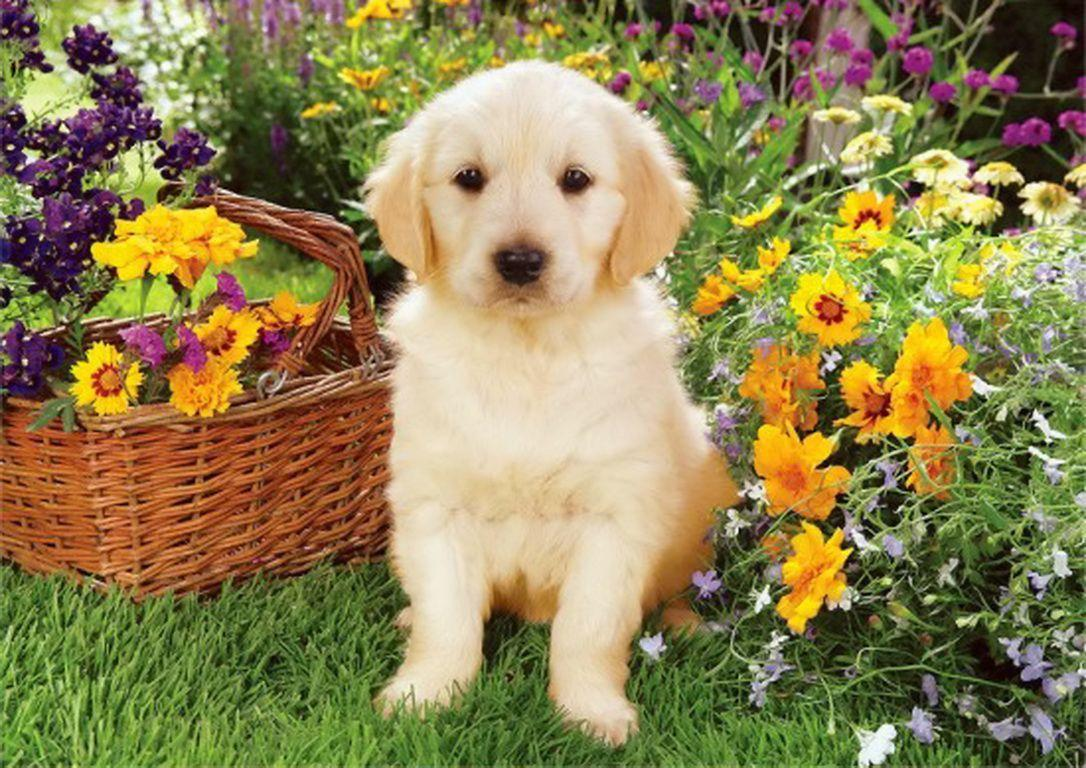
#> input picture Lab Task 5/1. Image Processing and Enhancement/dog.jpg, 1086 x 768 px
$ jupyter execute 'Image Translation.ipynb'
#> lines starting #> are read from the running program, lines starting #| are printed output that depends on the picture
[cell 1]
import cv2
import numpy as np

image = cv2.imread('dog.jpg')
#> image is the input picture: shape (768, 1086, 3); mean B, G, R 80.9, 129.9, 141.4

if image is None:
    print("Error: Image not found!")
    exit()

height, width = image.shape[:2]
#> height = 768; width = 1086
quarter_height, quarter_width = height / 4, width / 4
#> quarter_height = 192; quarter_width = 271.5

T = np.float32([[1, 0, quarter_width],
                [0, 1, quarter_height]])
#> T = [[1, 0, 271.5], [0, 1, 192]]

img_translation = cv2.warpAffine(image, T, (width, height))
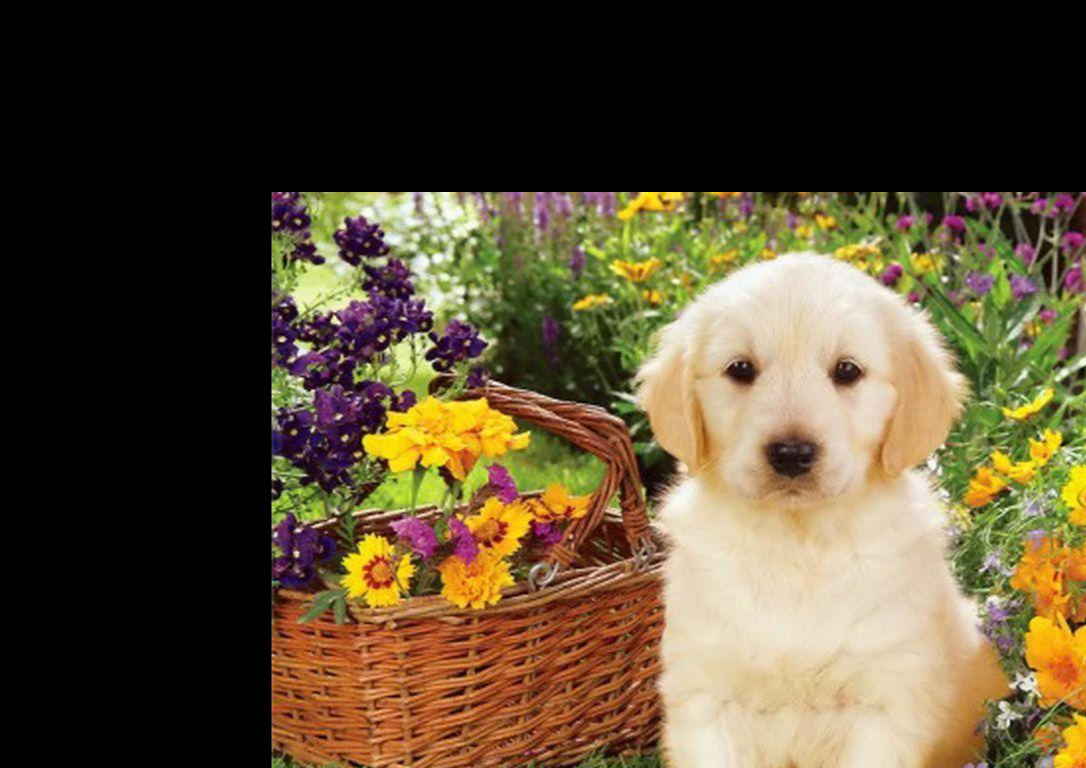
#> img_translation: shape (768, 1086, 3); mean B, G, R 51.7, 76.9, 90.8

cv2.imshow("Original Image", image)
cv2.imshow("Translated Image", img_translation)

cv2.waitKey(0)
cv2.destroyAllWindows()

[cell 2]
import cv2
import numpy as np
import matplotlib.pyplot as plt

img = cv2.imread('dog.jpg')
rows, cols, _ = img.shape
#> rows = 768; cols = 1086

M_left = np.float32([[1, 0, -50], [0, 1, 0]])
M_right = np.float32([[1, 0, 50], [0, 1, 0]])
M_top = np.float32([[1, 0, 0], [0, 1, 50]])
M_bottom = np.float32([[1, 0, 0], [0, 1, -50]])

img_left = cv2.warpAffine(img, M_left, (cols, rows))
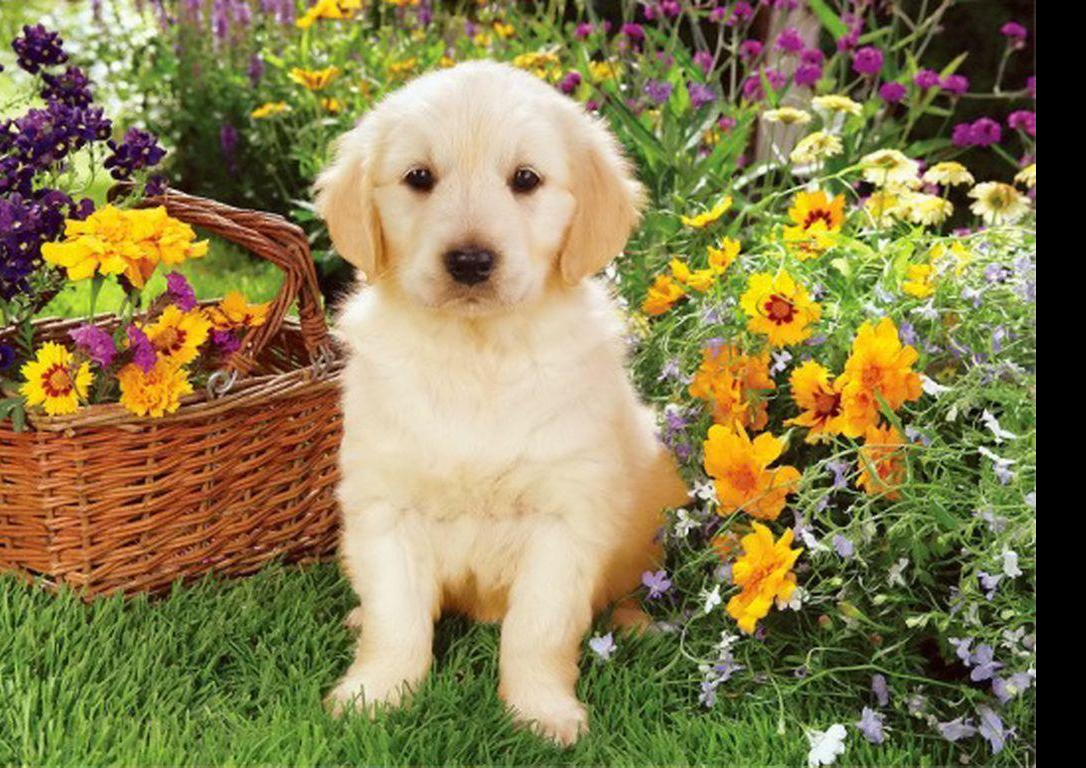
#> img_left: shape (768, 1086, 3); mean B, G, R 78, 125.3, 136.2
img_right = cv2.warpAffine(img, M_right, (cols, rows))
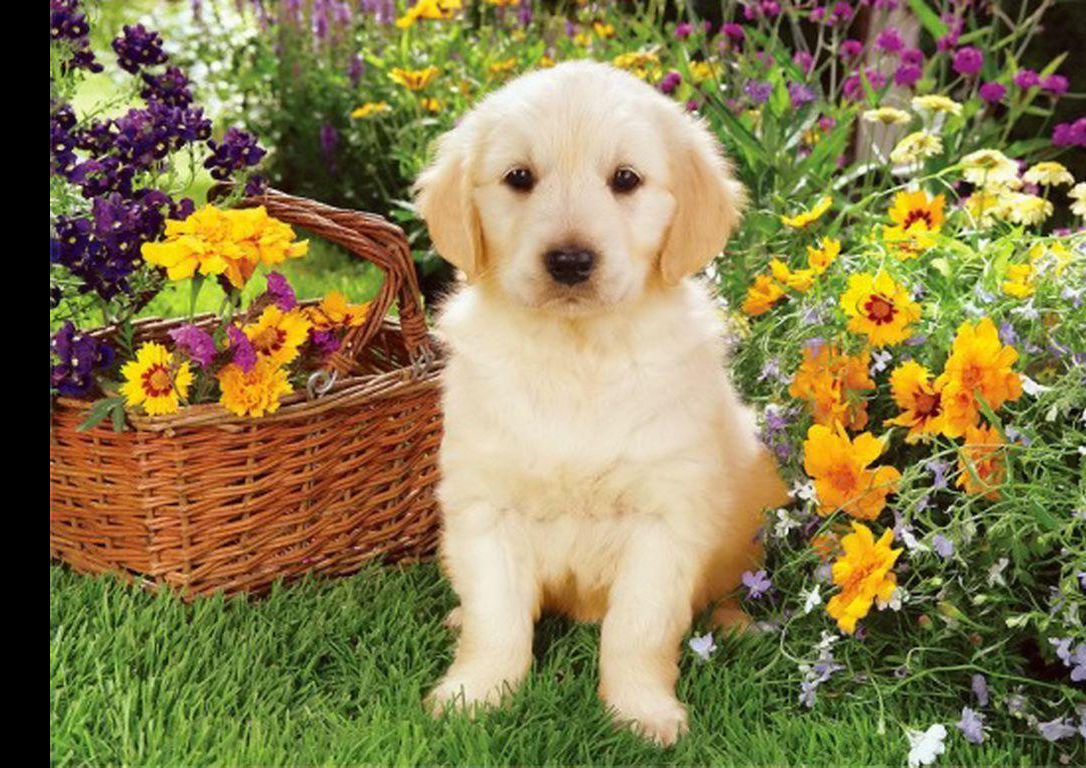
#> img_right: shape (768, 1086, 3); mean B, G, R 77, 124.5, 136.2
img_top = cv2.warpAffine(img, M_top, (cols, rows))
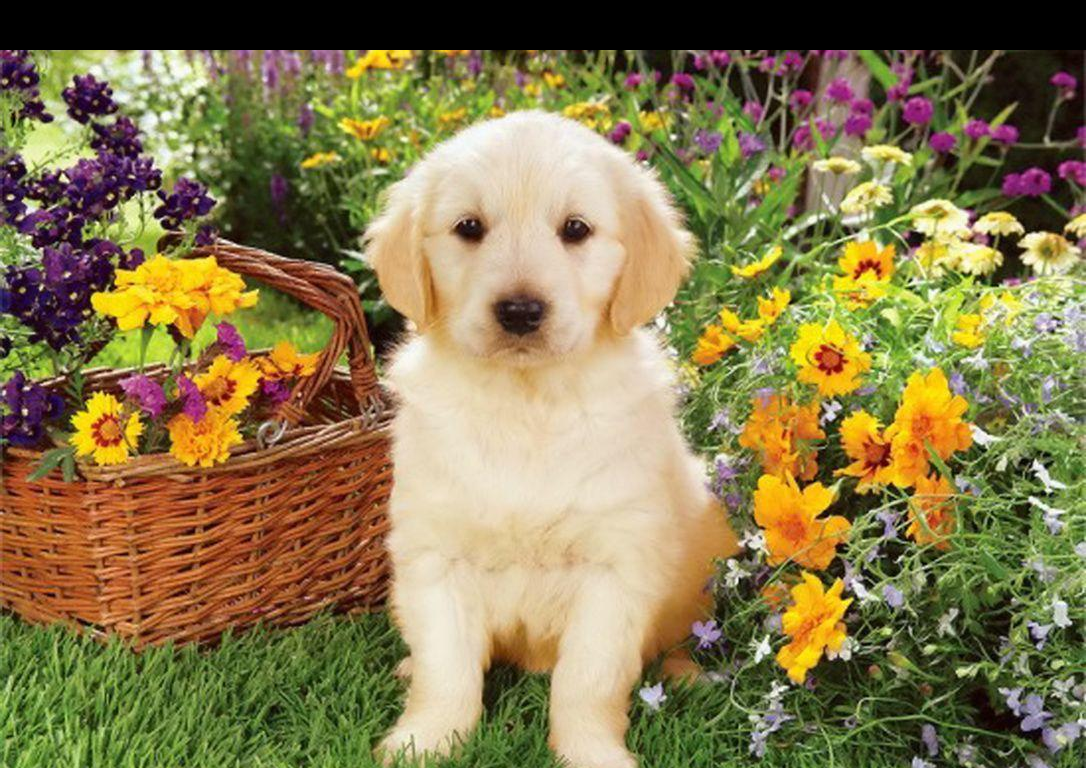
#> img_top: shape (768, 1086, 3); mean B, G, R 77, 121.8, 135.2
img_bottom = cv2.warpAffine(img, M_bottom, (cols, rows))
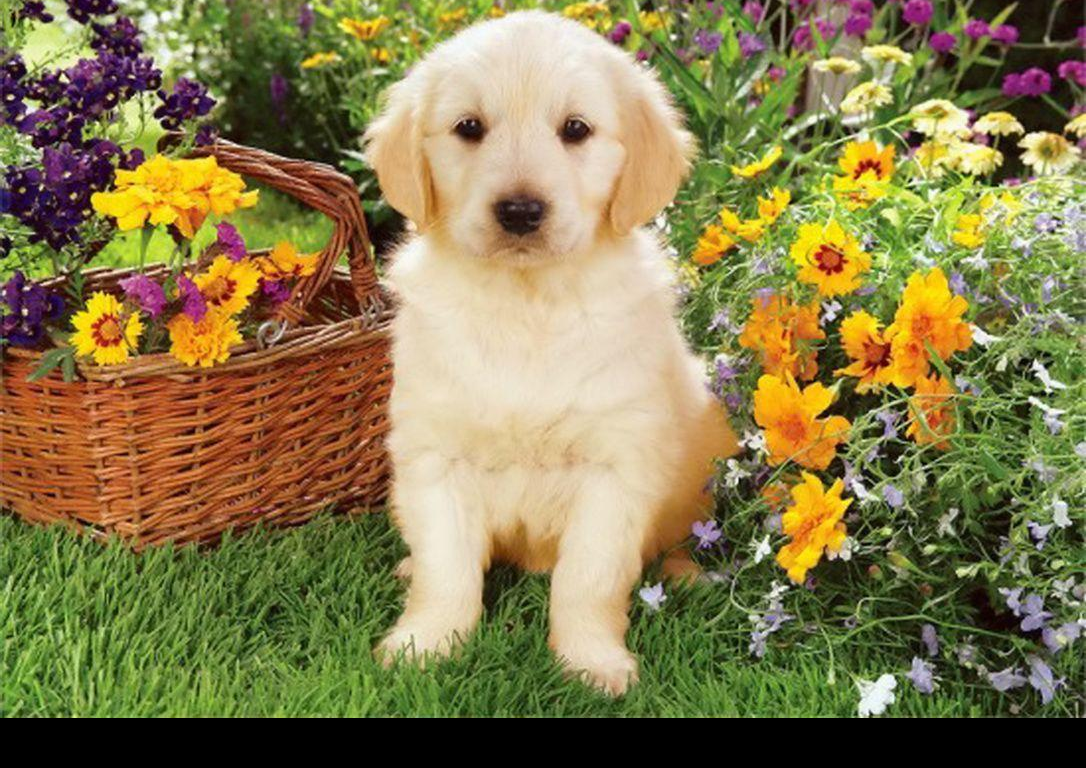
#> img_bottom: shape (768, 1086, 3); mean B, G, R 76, 122.9, 133.7

plt.subplot(221), plt.imshow(img_left), plt.title('Left')
plt.subplot(222), plt.imshow(img_right), plt.title('Right')
plt.subplot(223), plt.imshow(img_top), plt.title('Top')
plt.subplot(224), plt.imshow(img_bottom), plt.title('Bottom')
plt.show()
#> figure, not shown here; B, G, R data is drawn as R, G, B

$ run again, with Lab Task 5/1. Image Processing and Enhancement/4.jpg copied over Lab Task 5/1. Image Processing and Enhancement/dog.jpg
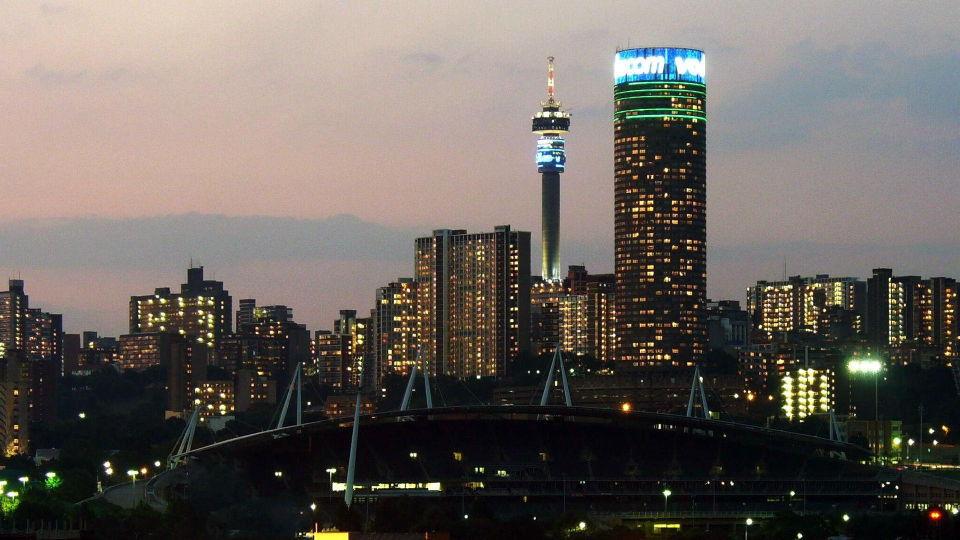
#> input picture Lab Task 5/1. Image Processing and Enhancement/4.jpg, 1920 x 1080 px (shown at 1/2 size)
#> image is the input picture: shape (1080, 1920, 3); mean B, G, R 93.3, 98.8, 105.2
#> `img_translation = cv2.warpAffine(image, T, (width, height))`:
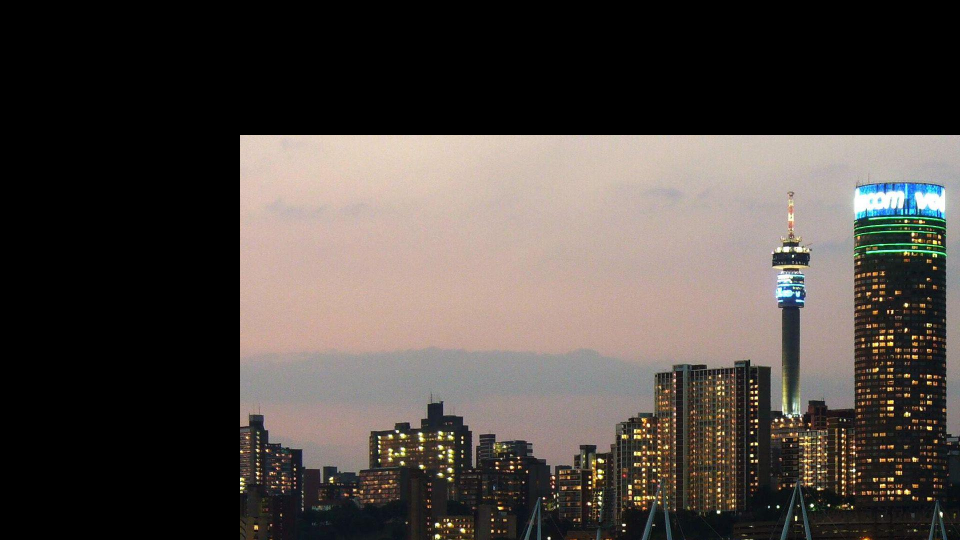
#> img_translation: shape (1080, 1920, 3) (shown at 1/2 size); mean B, G, R 66.7, 70.9, 77.6
#> `img_bottom = cv2.warpAffine(img, M_bottom, (cols, rows))`:
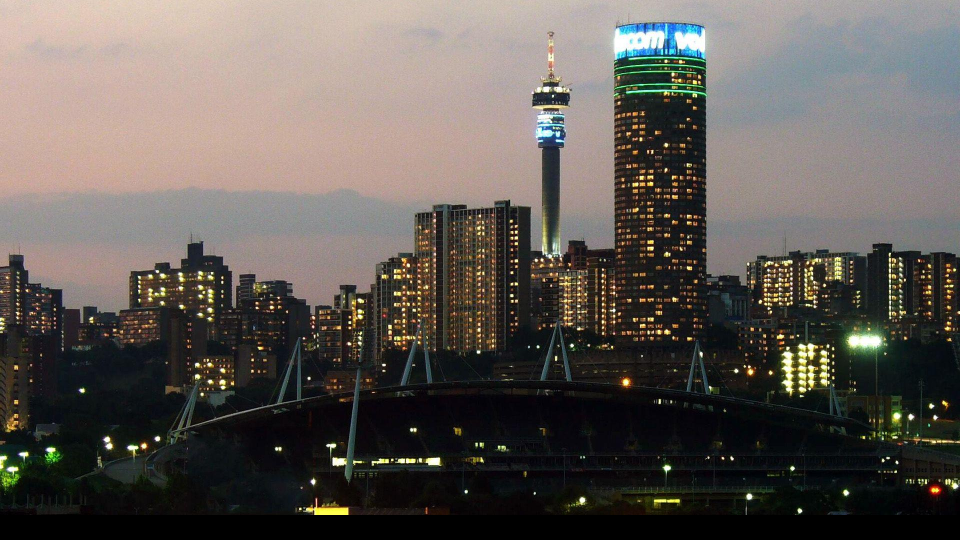
#> img_bottom: shape (1080, 1920, 3) (shown at 1/2 size); mean B, G, R 84.8, 89.9, 95.7

$ run again, with Lab Task 5/1. Image Processing and Enhancement/6.jpg copied over Lab Task 5/1. Image Processing and Enhancement/dog.jpg
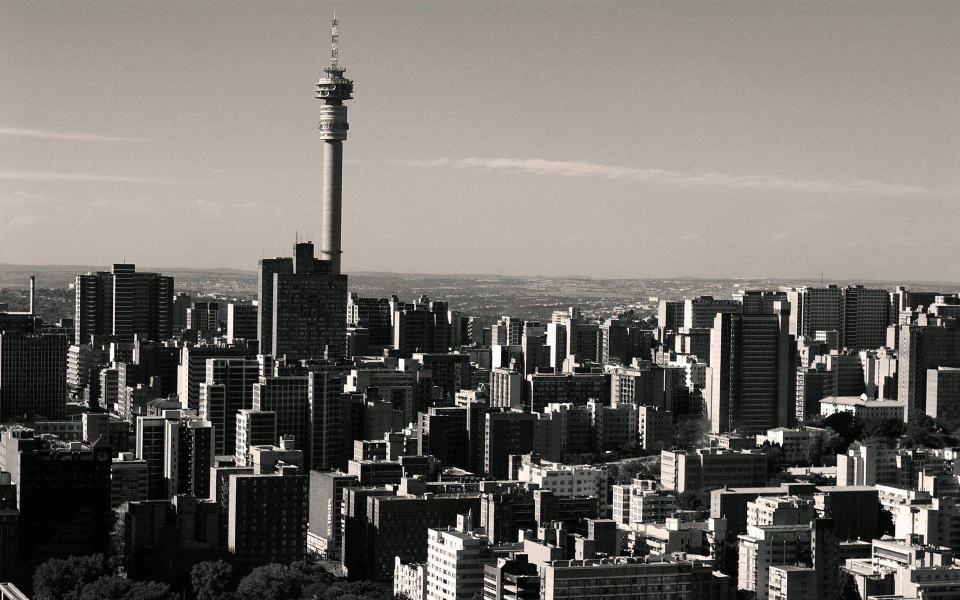
#> input picture Lab Task 5/1. Image Processing and Enhancement/6.jpg, 1920 x 1200 px (shown at 1/2 size)
#> image is the input picture: shape (1200, 1920, 3); mean B, G, R 106.7, 111, 115.3
#> `img_translation = cv2.warpAffine(image, T, (width, height))`:
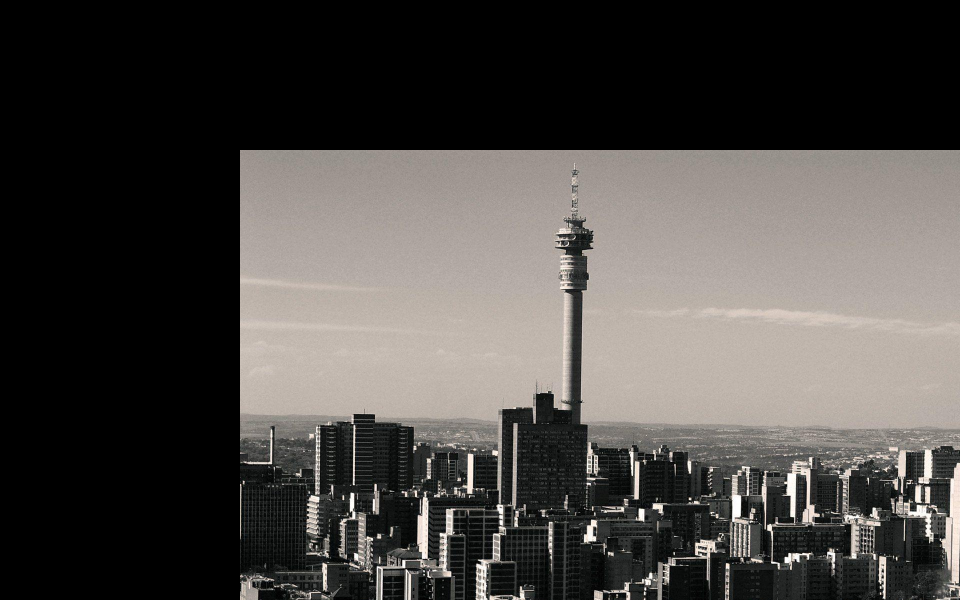
#> img_translation: shape (1200, 1920, 3) (shown at 1/2 size); mean B, G, R 68.9, 71.8, 74.9
#> `img_bottom = cv2.warpAffine(img, M_bottom, (cols, rows))`:
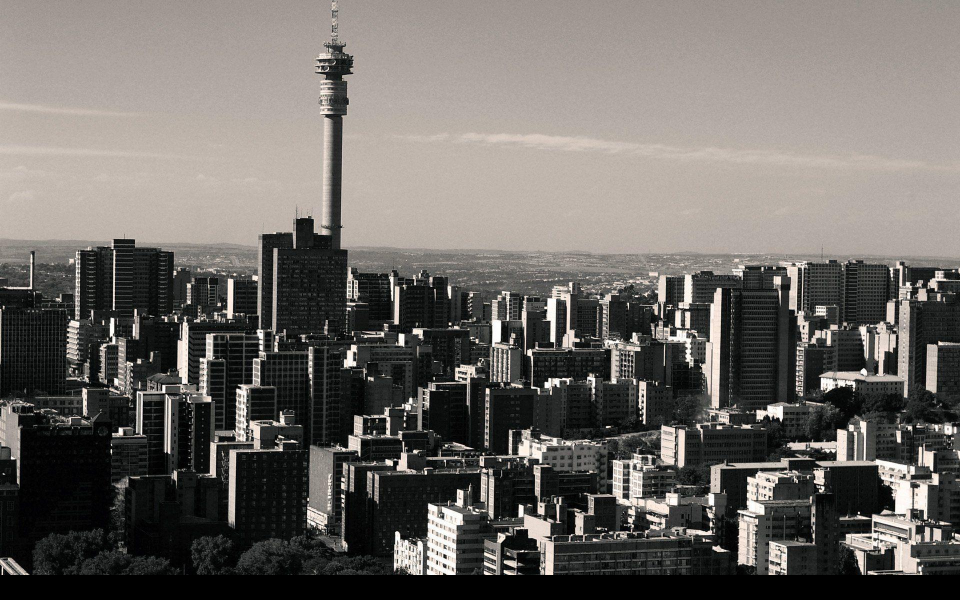
#> img_bottom: shape (1200, 1920, 3) (shown at 1/2 size); mean B, G, R 100.8, 105, 108.9
